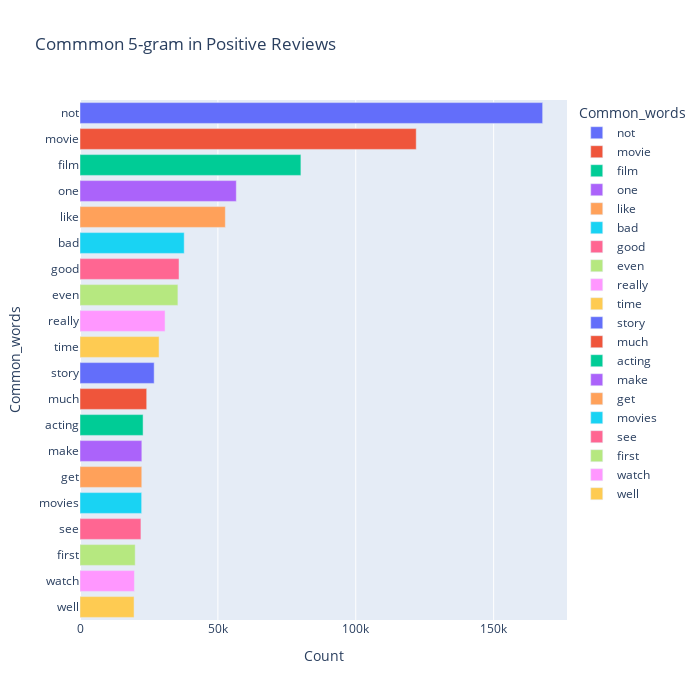

Notebook cell for this chart:
### Markdown cell above
### 1. Unigram

### Code cell
most_common_uni = get_top_text_ngrams(df.Reviews_clean[df['Ratings']<=4],20,1)
most_common_uni = dict(most_common_uni)
temp = pd.DataFrame(columns = ["Common_words" , 'Count'])
temp["Common_words"] = list(most_common_uni.keys())
temp["Count"] = list(most_common_uni.values())
fig = px.bar(temp, x="Count", y="Common_words", title='Commmon 5-gram in Positive Reviews', orientation='h', 
             width=700, height=700,color='Common_words')
fig.show()

### Figure 1 — Plotly figure (JSON) as saved in the notebook; plotly's stock layout.template omitted (floating-point values rounded to 4 significant figures)
{"data": [{"alignmentgroup": "True", "hovertemplate": "Common_words=%{y}<br>Count=%{x}<extra></extra>", "legendgroup": "not", "marker": {"color": "#636efa", "pattern": {"shape": ""}}, "name": "not", "offsetgroup": "not", "orientation": "h", "showlegend": true, "textposition": "auto", "type": "bar", "x": [167767], "xaxis": "x", "y": ["not"], "yaxis": "y"}, {"alignmentgroup": "True", "hovertemplate": "Common_words=%{y}<br>Count=%{x}<extra></extra>", "legendgroup": "movie", "marker": {"color": "#EF553B", "pattern": {"shape": ""}}, "name": "movie", "offsetgroup": "movie", "orientation": "h", "showlegend": true, "textposition": "auto", "type": "bar", "x": [121924], "xaxis": "x", "y": ["movie"], "yaxis": "y"}, {"alignmentgroup": "True", "hovertemplate": "Common_words=%{y}<br>Count=%{x}<extra></extra>", "legendgroup": "film", "marker": {"color": "#00cc96", "pattern": {"shape": ""}}, "name": "film", "offsetgroup": "film", "orientation": "h", "showlegend": true, "textposition": "auto", "type": "bar", "x": [80103], "xaxis": "x", "y": ["film"], "yaxis": "y"}, {"alignmentgroup": "True", "hovertemplate": "Common_words=%{y}<br>Count=%{x}<extra></extra>", "legendgroup": "one", "marker": {"color": "#ab63fa", "pattern": {"shape": ""}}, "name": "one", "offsetgroup": "one", "orientation": "h", "showlegend": true, "textposition": "auto", "type": "bar", "x": [56681], "xaxis": "x", "y": ["one"], "yaxis": "y"}, {"alignmentgroup": "True", "hovertemplate": "Common_words=%{y}<br>Count=%{x}<extra></extra>", "legendgroup": "like", "marker": {"color": "#FFA15A", "pattern": {"shape": ""}}, "name": "like", "offsetgroup": "like", "orientation": "h", "showlegend": true, "textposition": "auto", "type": "bar", "x": [52704], "xaxis": "x", "y": ["like"], "yaxis": "y"}, {"alignmentgroup": "True", "hovertemplate": "Common_words=%{y}<br>Count=%{x}<extra></extra>", "legendgroup": "bad", "marker": {"color": "#19d3f3", "pattern": {"shape": ""}}, "name": "bad", "offsetgroup": "bad", "orientation": "h", "showlegend": true, "textposition": "auto", "type": "bar", "x": [37784], "xaxis": "x", "y": ["bad"], "yaxis": "y"}, {"alignmentgroup": "True", "hovertemplate": "Common_words=%{y}<br>Count=%{x}<extra></extra>", "legendgroup": "good", "marker": {"color": "#FF6692", "pattern": {"shape": ""}}, "name": "good", "offsetgroup": "good", "orientation": "h", "showlegend": true, "textposition": "auto", "type": "bar", "x": [35908], "xaxis": "x", "y": ["good"], "yaxis": "y"}, {"alignmentgroup": "True", "hovertemplate": "Common_words=%{y}<br>Count=%{x}<extra></extra>", "legendgroup": "even", "marker": {"color": "#B6E880", "pattern": {"shape": ""}}, "name": "even", "offsetgroup": "even", "orientation": "h", "showlegend": true, "textposition": "auto", "type": "bar", "x": [35501], "xaxis": "x", "y": ["even"], "yaxis": "y"}, {"alignmentgroup": "True", "hovertemplate": "Common_words=%{y}<br>Count=%{x}<extra></extra>", "legendgroup": "really", "marker": {"color": "#FF97FF", "pattern": {"shape": ""}}, "name": "really", "offsetgroup": "really", "orientation": "h", "showlegend": true, "textposition": "auto", "type": "bar", "x": [30846], "xaxis": "x", "y": ["really"], "yaxis": "y"}, {"alignmentgroup": "True", "hovertemplate": "Common_words=%{y}<br>Count=%{x}<extra></extra>", "legendgroup": "time", "marker": {"color": "#FECB52", "pattern": {"shape": ""}}, "name": "time", "offsetgroup": "time", "orientation": "h", "showlegend": true, "textposition": "auto", "type": "bar", "x": [28665], "xaxis": "x", "y": ["time"], "yaxis": "y"}, {"alignmentgroup": "True", "hovertemplate": "Common_words=%{y}<br>Count=%{x}<extra></extra>", "legendgroup": "story", "marker": {"color": "#636efa", "pattern": {"shape": ""}}, "name": "story", "offsetgroup": "story", "orientation": "h", "showlegend": true, "textposition": "auto", "type": "bar", "x": [26894], "xaxis": "x", "y": ["story"], "yaxis": "y"}, {"alignmentgroup": "True", "hovertemplate": "Common_words=%{y}<br>Count=%{x}<extra></extra>", "legendgroup": "much", "marker": {"color": "#EF553B", "pattern": {"shape": ""}}, "name": "much", "offsetgroup": "much", "orientation": "h", "showlegend": true, "textposition": "auto", "type": "bar", "x": [24189], "xaxis": "x", "y": ["much"], "yaxis": "y"}, {"alignmentgroup": "True", "hovertemplate": "Common_words=%{y}<br>Count=%{x}<extra></extra>", "legendgroup": "acting", "marker": {"color": "#00cc96", "pattern": {"shape": ""}}, "name": "acting", "offsetgroup": "acting", "orientation": "h", "showlegend": true, "textposition": "auto", "type": "bar", "x": [22877], "xaxis": "x", "y": ["acting"], "yaxis": "y"}, {"alignmentgroup": "True", "hovertemplate": "Common_words=%{y}<br>Count=%{x}<extra></extra>", "legendgroup": "make", "marker": {"color": "#ab63fa", "pattern": {"shape": ""}}, "name": "make", "offsetgroup": "make", "orientation": "h", "showlegend": true, "textposition": "auto", "type": "bar", "x": [22426], "xaxis": "x", "y": ["make"], "yaxis": "y"}, {"alignmentgroup": "True", "hovertemplate": "Common_words=%{y}<br>Count=%{x}<extra></extra>", "legendgroup": "get", "marker": {"color": "#FFA15A", "pattern": {"shape": ""}}, "name": "get", "offsetgroup": "get", "orientation": "h", "showlegend": true, "textposition": "auto", "type": "bar", "x": [22402], "xaxis": "x", "y": ["get"], "yaxis": "y"}, {"alignmentgroup": "True", "hovertemplate": "Common_words=%{y}<br>Count=%{x}<extra></extra>", "legendgroup": "movies", "marker": {"color": "#19d3f3", "pattern": {"shape": ""}}, "name": "movies", "offsetgroup": "movies", "orientation": "h", "showlegend": true, "textposition": "auto", "type": "bar", "x": [22354], "xaxis": "x", "y": ["movies"], "yaxis": "y"}, {"alignmentgroup": "True", "hovertemplate": "Common_words=%{y}<br>Count=%{x}<extra></extra>", "legendgroup": "see", "marker": {"color": "#FF6692", "pattern": {"shape": ""}}, "name": "see", "offsetgroup": "see", "orientation": "h", "showlegend": true, "textposition": "auto", "type": "bar", "x": [22096], "xaxis": "x", "y": ["see"], "yaxis": "y"}, {"alignmentgroup": "True", "hovertemplate": "Common_words=%{y}<br>Count=%{x}<extra></extra>", "legendgroup": "first", "marker": {"color": "#B6E880", "pattern": {"shape": ""}}, "name": "first", "offsetgroup": "first", "orientation": "h", "showlegend": true, "textposition": "auto", "type": "bar", "x": [20015], "xaxis": "x", "y": ["first"], "yaxis": "y"}, {"alignmentgroup": "True", "hovertemplate": "Common_words=%{y}<br>Count=%{x}<extra></extra>", "legendgroup": "watch", "marker": {"color": "#FF97FF", "pattern": {"shape": ""}}, "name": "watch", "offsetgroup": "watch", "orientation": "h", "showlegend": true, "textposition": "auto", "type": "bar", "x": [19736], "xaxis": "x", "y": ["watch"], "yaxis": "y"}, {"alignmentgroup": "True", "hovertemplate": "Common_words=%{y}<br>Count=%{x}<extra></extra>", "legendgroup": "well", "marker": {"color": "#FECB52", "pattern": {"shape": ""}}, "name": "well", "offsetgroup": "well", "orientation": "h", "showlegend": true, "textposition": "auto", "type": "bar", "x": [19603], "xaxis": "x", "y": ["well"], "yaxis": "y"}], "layout": {"barmode": "relative", "height": 700, "legend": {"title": {"text": "Common_words"}, "tracegroupgap": 0}, "title": {"text": "Commmon 5-gram in Positive Reviews"}, "width": 700, "xaxis": {"anchor": "y", "autorange": true, "domain": [0, 1], "range": [0, 176600.0], "title": {"text": "Count"}, "type": "linear"}, "yaxis": {"anchor": "x", "autorange": true, "categoryarray": ["well", "watch", "first", "see", "movies", "get", "make", "acting", "much", "story", "time", "really", "even", "good", "bad", "like", "one", "film", "movie", "not"], "categoryorder": "array", "domain": [0, 1], "range": [-0.5, 19.5], "title": {"text": "Common_words"}, "type": "category"}}}
